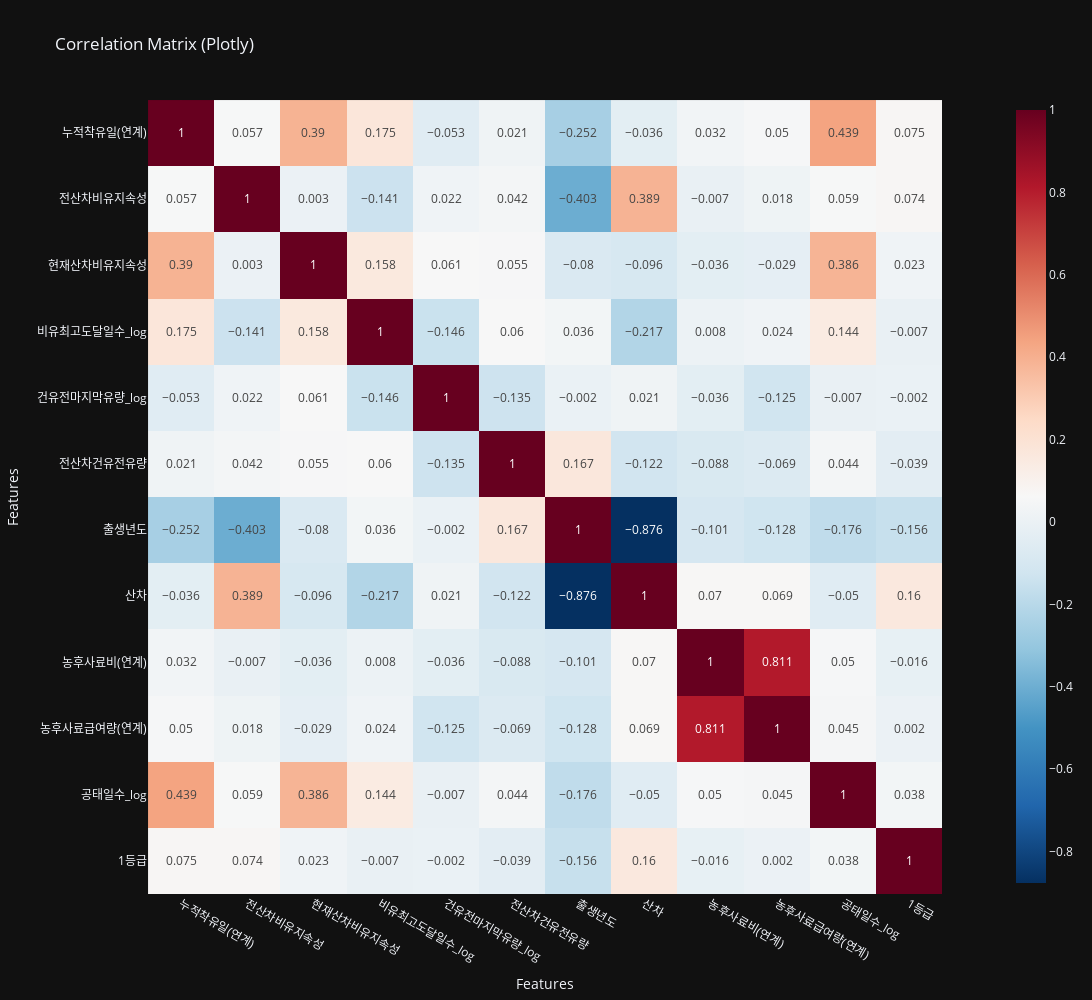

Notebook source saved alongside this figure:
### Markdown cell above
# 변수들 간의 상관관계 확인해서 review_score, monthly_avg_orders와 상관계수 높은 것들은 제거하거나 처리

### Code cell
vars = features + [target]
corr_matrix = df[vars].corr().round(3)

fig_corr = px.imshow(
    corr_matrix,
    text_auto=True,
    color_continuous_scale="RdBu_r",
    title="Correlation Matrix (Plotly)",
    template="plotly_dark"
)
fig_corr.update_layout(
    xaxis_title="Features",
    yaxis_title="Features",
    width=1200, height=1000
)
fig_corr.show()

### Figure 1 — Plotly figure (JSON) as saved in the notebook; plotly's stock layout.template omitted (floating-point values rounded to 4 significant figures; data arrays with more than 128 entries replaced by an {"elided": "..."} marker saying what was removed)
{"data": [{"coloraxis": "coloraxis", "hovertemplate": "x: %{x}<br>y: %{y}<br>color: %{z}<extra></extra>", "name": "0", "texttemplate": "%{z}", "type": "heatmap", "x": ["누적착유일(연계)", "전산차비유지속성", "현재산차비유지속성", "비유최고도달일수_log", "건유전마지막유량_log", "전산차건유전유량", "출생년도", "산차", "농후사료비(연계)", "농후사료급여량(연계)", "공태일수_log", "1등급"], "xaxis": "x", "y": ["누적착유일(연계)", "전산차비유지속성", "현재산차비유지속성", "비유최고도달일수_log", "건유전마지막유량_log", "전산차건유전유량", "출생년도", "산차", "농후사료비(연계)", "농후사료급여량(연계)", "공태일수_log", "1등급"], "yaxis": "y", "z": {"elided": "12x12 float values"}}], "layout": {"coloraxis": {"colorscale": [[0, "rgb(5,48,97)"], [0.1, "rgb(33,102,172)"], [0.2, "rgb(67,147,195)"], [0.3, "rgb(146,197,222)"], [0.4, "rgb(209,229,240)"], [0.5, "rgb(247,247,247)"], [0.6, "rgb(253,219,199)"], [0.7, "rgb(244,165,130)"], [0.8, "rgb(214,96,77)"], [0.9, "rgb(178,24,43)"], [1, "rgb(103,0,31)"]]}, "height": 1000, "title": {"text": "Correlation Matrix (Plotly)"}, "width": 1200, "xaxis": {"anchor": "y", "constrain": "domain", "domain": [0, 1], "scaleanchor": "y", "title": {"text": "Features"}}, "yaxis": {"anchor": "x", "autorange": "reversed", "constrain": "domain", "domain": [0, 1], "title": {"text": "Features"}}}}
